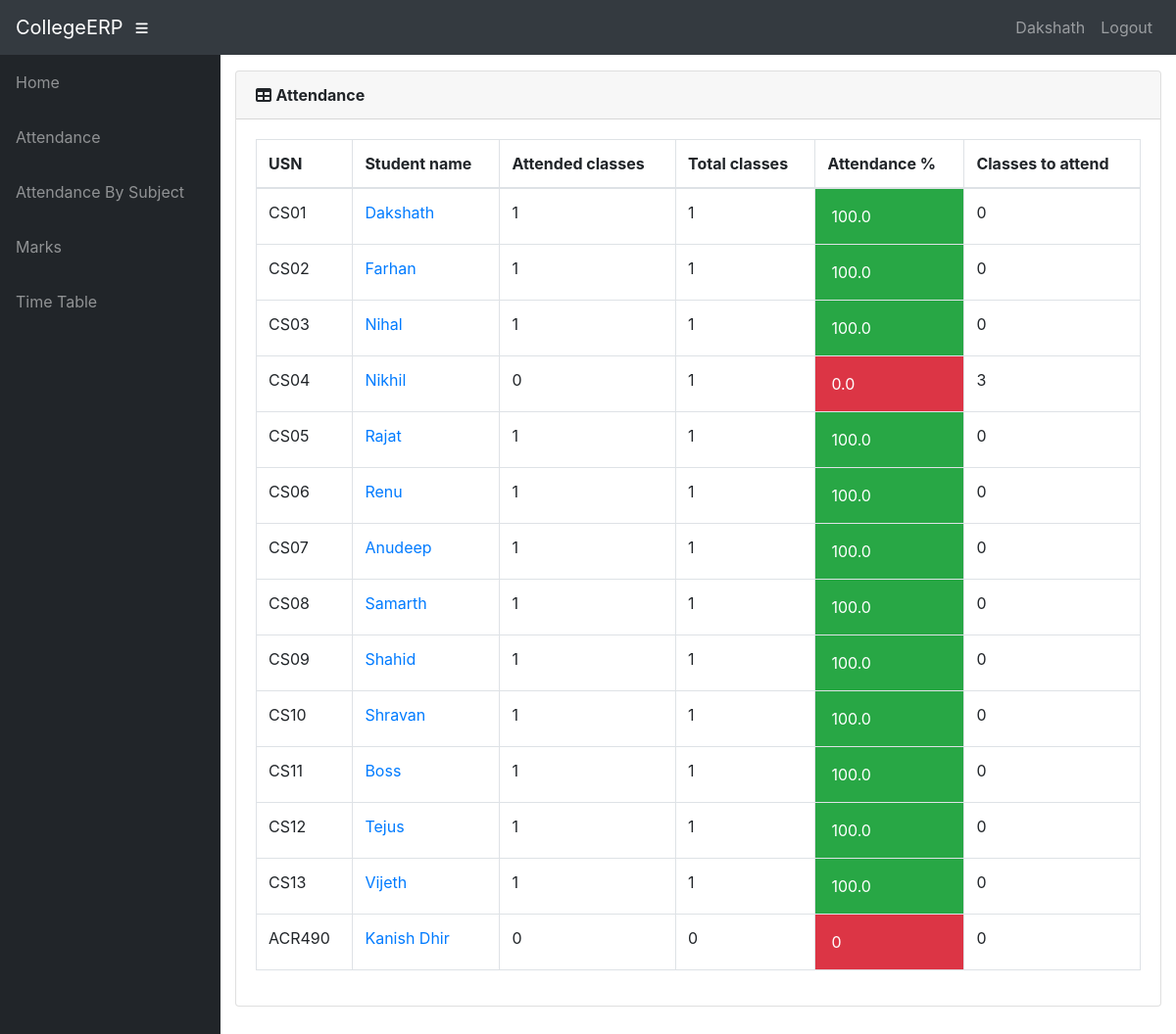
The app's page /teacher/6/Students/attendance/ (signed in) with its own data.
### info/models.py (models this page shows, shortened)
class User(AbstractUser):
    @property
    def is_student(self):
        if hasattr(self, 'student'):
            return True
        return False

class Student(models.Model):
    user = models.OneToOneField(User, on_delete=models.CASCADE, null=True)
    class_id = models.ForeignKey(Class, on_delete=models.CASCADE, default=1)
    USN = models.CharField(primary_key='True', max_length=100)
    name = models.CharField(max_length=200)
    sex = models.CharField(max_length=50, choices=sex_choice, default='Male')
    DOB = models.DateField(default='1998-01-01')
    def __str__(self):
        return self.name

class AttendanceTotal(models.Model):
    course = models.ForeignKey(Course, on_delete=models.CASCADE)
    student = models.ForeignKey(Student, on_delete=models.CASCADE)
    class Meta:
        unique_together = (('student', 'course'),)
    @property
    def att_class(self):
        stud = Student.objects.get(name=self.student)
        cr = Course.objects.get(name=self.course)
        att_class = Attendance.objects.filter(course=cr, student=stud, status='True').count()
        return att_class
    @property
    def total_class(self):
        stud = Student.objects.get(name=self.student)
        cr = Course.objects.get(name=self.course)
        total_class = Attendance.objects.filter(course=cr, student=stud).count()
        return total_class
    @property
    def attendance(self):
        stud = Student.objects.get(name=self.student)
        cr = Course.objects.get(name=self.course)
        total_class = Attendance.objects.filter(course=cr, student=stud).count()
        att_class = Attendance.objects.filter(course=cr, student=stud, status='True').count()
        if total_class == 0:
            attendance = 0
        else:
            attendance = round(att_class / total_class * 100, 2)
        return attendance
    @property
    def classes_to_attend(self):
        stud = Student.objects.get(name=self.student)
        cr = Course.objects.get(name=self.course)
        total_class = Attendance.objects.filter(course=cr, student=stud).count()
        att_class = Attendance.objects.filter(course=cr, student=stud, status='True').count()
        cta = math.ceil((0.75 * total_class - att_class) / 0.25)
        if cta < 0:
            return 0
        return cta

class Course(models.Model):
    dept = models.ForeignKey(Dept, on_delete=models.CASCADE)
    id = models.CharField(primary_key='True', max_length=50)
    name = models.CharField(max_length=50)
    shortname = models.CharField(max_length=50, default='X')
    def __str__(self):
        return self.name

### info/views.py (the view)
@login_required()
def t_student(request, assign_id):
    ass = Assign.objects.get(id=assign_id)
    att_list = []
    for stud in ass.class_id.student_set.all():
        try:
            a = AttendanceTotal.objects.get(student=stud, course=ass.course)
        except AttendanceTotal.DoesNotExist:
            a = AttendanceTotal(student=stud, course=ass.course)
            a.save()
        att_list.append(a)
    return render(request, 'info/t_students.html', {'att_list': att_list})

### info/templates/info/t_students.html
{% extends 'info/base.html' %}
    {% load static %}
    {% block content %}
                  <div class="card mb-3">
            <div class="card-header">
              <i class="fas fa-table"></i>
            <b>Attendance</b></div>
            <div class="card-body">
              <div class="table-responsive">
                <table class="table table-bordered" id="dataTable" width="100%" cellspacing="0">
                  <thead>
                    <tr>
                        <th>USN</th>
                        <th>Student name</th>
                        <th>Attended classes</th>
                        <th>Total classes</th>
                        <th>Attendance %</th>
                        <th>Classes to attend</th>
                    </tr>
                  </thead>
                  <tbody>
                    {% for a in att_list %}
                    <tr>
                        <td>{{ a.student_id }}</td>
                        <td><a href="{% url 't_attendance_detail' a.student.USN a.course_id %}">{{ a.student.name }}</a></td>
                        <td>{{ a.att_class }}</td>
                        <td>{{ a.total_class }}</td>
                        {% if a.attendance < 75 %}
                            <td class="p-3 mb-2 bg-danger text-white">{{ a.attendance }}</td>
                        {% else %}
                            <td class="p-3 mb-2 bg-success text-white">{{ a.attendance }}</td>
                        {% endif %}
                        <td>{{ a.classes_to_attend }}</td>
                    </tr>
                    {% empty %}
                            <p>No students</p>
                    {% endfor %}
                  </tbody>
                </table>
              </div>
            </div>
          </div>
    {% endblock %}

### info/templates/info/base.html (shortened to what this page needs)
<!DOCTYPE html>
<html lang="en">
  <head>
      {% load static %}
    <link href="{% static '/info/bootstrap/vendor/bootstrap/css/bootstrap.min.css' %}" rel="stylesheet">
    <link href="{% static '/info/bootstrap/vendor/fontawesome-free/css/all.min.css' %}" rel="stylesheet" type="text/css">
    <link href="{% static '/info/bootstrap/vendor/datatables/dataTables.bootstrap4.css' %}" rel="stylesheet">
    <link href="{% static '/info/bootstrap/css/sb-admin.css' %}" rel="stylesheet">
  </head>
  <body id="page-top">
    <nav class="navbar navbar-expand navbar-dark bg-dark static-top">
      <a class="navbar-brand mr-1" href="{% url 'index' %}">CollegeERP</a>
      <button class="btn btn-link btn-sm text-white order-1 order-sm-0" id="sidebarToggle" href="#">
        <i class="fas fa-bars"></i>
      </button>
        <div class="collapse navbar-collapse" id="navbarResponsive">
          <ul class="navbar-nav ml-auto">
            <li class="nav-item">
                {% if request.user.is_student %}
                    <a class="nav-link text-capitalize">{{ request.user.student.name }}</a>
                {% elif request.user.is_teacher %}
                    <a class="nav-link text-capitalize">{{ request.user.teacher.name }}</a>
                {% endif %}
            </li>
            <li class="nav-item">
                <a class="nav-link" href="#" data-toggle="modal" data-target="#logoutModal">Logout</a>
            </li>
          </ul>
        </div>
    </nav>
    <div id="wrapper">
      <ul class="sidebar navbar-nav">
            <li class="nav-item">
              <a class="nav-link" href="{% url 'index' %}">
                <span>Home</span>
              </a>
            </li>
        {% if request.user.is_student %}
            <li class="nav-item">
              <a class="nav-link" href="{% url 'attendance' request.user.student.USN %}">
                <span>Attendance</span>
              </a>
            </li>
            <li class="nav-item">
              <a class="nav-link" href="{% url 'attendance' request.user.student.USN %}">
                <span>Attendance By Subject</span>
              </a>
            </li>
            <li class="nav-item">
              <a class="nav-link" href="{% url 'marks_list' request.user.student.USN %}">
                <span>Marks</span>
              </a>
            </li>
              <li class="nav-item">
              <a class="nav-link" href="{% url 'timetable' request.user.student.class_id_id %}">
                <span>Time Table</span>
              </a>
            </li>
        {% endif %}
      </ul>
      <div id="content-wrapper">
        <div class="container-fluid">
            {% block content %}
            {% endblock %}
        </div>
      </div>
    </div>
  </body>
</html>

### records on screen
User: user.student.name "Dakshath"
AttendanceTotal: student_id "CS01", student.name "Dakshath", att_class "1", total_class "1", attendance "100.0", classes_to_attend "0"
AttendanceTotal: student_id "CS02", student.name "Farhan", att_class "1", total_class "1", attendance "100.0", classes_to_attend "0"
AttendanceTotal: student_id "CS03", student.name "Nihal", att_class "1", total_class "1", attendance "100.0", classes_to_attend "0"
AttendanceTotal: student_id "CS04", student.name "Nikhil", att_class "0", total_class "1", attendance "0.0", classes_to_attend "3"
AttendanceTotal: student_id "CS05", student.name "Rajat", att_class "1", total_class "1", attendance "100.0", classes_to_attend "0"
AttendanceTotal: student_id "CS06", student.name "Renu", att_class "1", total_class "1", attendance "100.0", classes_to_attend "0"
AttendanceTotal: student_id "CS07", student.name "Anudeep", att_class "1", total_class "1", attendance "100.0", classes_to_attend "0"
AttendanceTotal: student_id "CS08", student.name "Samarth", att_class "1", total_class "1", attendance "100.0", classes_to_attend "0"
AttendanceTotal: student_id "CS09", student.name "Shahid", att_class "1", total_class "1", attendance "100.0", classes_to_attend "0"
AttendanceTotal: student_id "CS10", student.name "Shravan", att_class "1", total_class "1", attendance "100.0", classes_to_attend "0"
AttendanceTotal: student_id "CS11", student.name "Boss", att_class "1", total_class "1", attendance "100.0", classes_to_attend "0"
AttendanceTotal: student_id "CS12", student.name "Tejus", att_class "1", total_class "1", attendance "100.0", classes_to_attend "0"
AttendanceTotal: student_id "CS13", student.name "Vijeth", att_class "1", total_class "1", attendance "100.0", classes_to_attend "0"
AttendanceTotal: student_id "ACR490", student.name "Kanish Dhir", att_class "0", total_class "0", attendance "0", classes_to_attend "0"
